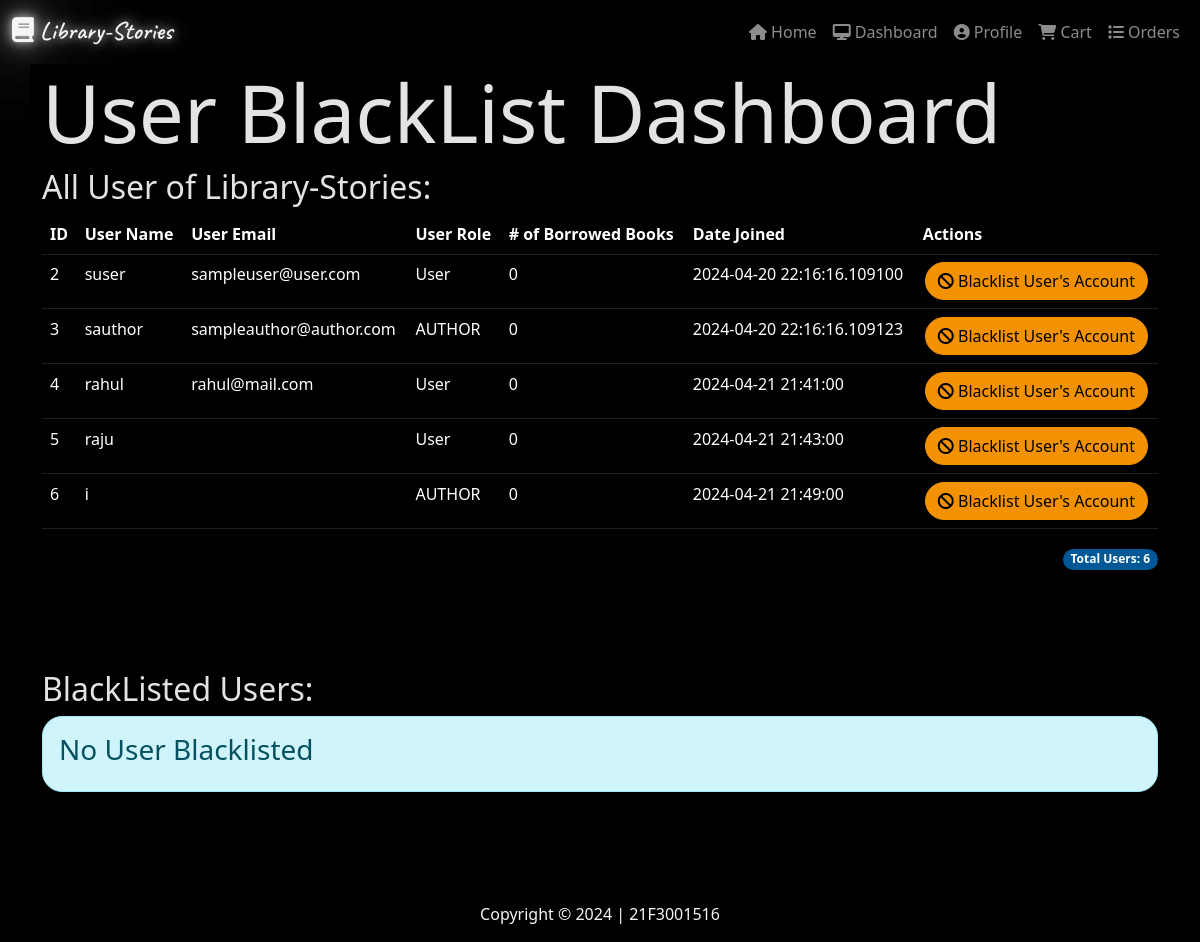
The page /admin/userlist (signed in) on the database its author committed.
### models.py (models this page shows)
class User(db.Model):
        id = db.Column(db.Integer, primary_key=True)
        username = db.Column(db.String(32), unique=True, nullable=False)
        name = db.Column(db.String(64), nullable=False)
        is_admin = db.Column(db.Boolean,nullable=False, default=False)
        is_author = db.Column(db.Boolean,nullable=False, default=False)
        passhash = db.Column(db.String(256), nullable=False)
        email = db.Column(db.String(128), nullable=True)
        bio = db.Column(db.String(256), nullable=True)
        role = db.Column(db.String(16), nullable=False, default='User')
        books_requested = db.Column(db.Integer, nullable=True, default=0)
        date_upgraded = db.Column(db.DateTime, nullable=True)
        date_joined = db.Column(db.DateTime, nullable=False, default=datetime.now())
        is_dark = db.Column(db.Boolean, nullable=False, default=False)
        books = db.relationship('BookAccess', back_populates='user', lazy=True, cascade='all, delete-orphan')
        author_books = db.relationship('author_book', backref='user', lazy=True, cascade='all, delete-orphan')
        reviews = db.relationship('review', backref='user', lazy=True, cascade='all, delete-orphan')
        blacklists = db.relationship('blacklist', backref='user', lazy=True, cascade='all, delete-orphan')
        carts = db.relationship('cart', backref='user', lazy=True, cascade='all, delete-orphan')
        wishlists = db.relationship('Wishlist', backref='user', lazy=True, cascade='all, delete-orphan')
        favorites = db.relationship('Favorite', backref='user', lazy=True, cascade='all, delete-orphan')

### routes.py (the view)
@app.route('/admin/userlist')
@admin_required
def user_list():
    userss = User.query.all()
    Blacklist = blacklist.query.filter_by(is_blacklisted=True).all()
    blacklisted_users = []
    for black in Blacklist:
        for user in userss:
            if user.id == black.user_id:
                blacklisted_users.append((user,black))
    Bookaccess = BookAccess.query.all()
    booksaccess = []
    for user in userss:
        user.books_requested = 0
        for access in Bookaccess:
            if access.user_id == user.id and user not in blacklisted_users:
                user.books_requested += 1
        booksaccess.append((user, user.books_requested))
    for i in Blacklist:
        for j in userss:
            if i.user_id == j.id:
                booksaccess.remove((j,j.books_requested))
                userss.remove(j)
    return render_template('admin/blacklist.html', users=userss, user=current_user(), Blacklist=blacklisted_users, Bookaccess=booksaccess)

### routes.py (called while the page is built)
def admin_required(f):
    @wraps(f)
    def inner(*args, **kwargs):
        if 'user_id' not in session:
            flash('Please Login to Continue')
            return redirect(url_for('login'))
        user = User.query.get(session['user_id'])
        if not user.is_admin:
            flash('You do not have the required permission to access this page')
            return redirect(url_for('index'))
        return f(*args, **kwargs)
    return inner

def current_user():
        user0 = User.query.get(session['user_id'])
        return user0

### templates/admin/blacklist.html (shortened to what this page needs)
{% extends 'layout.html' %}
{% block content %}
<h1 class="display-1">User BlackList Dashboard</h1>
<h2> All User of Library-Stories:</h2>
{% if users %}
<table class="table">
    <thead>
        <tr><div class="heads">
            <th>ID</th>
            <th>User Name</th>
            <th>User Email</th>
            <th>User Role</th>
            <th># of Borrowed Books</th>
            <th>Date Joined</th>
            <th>Actions</th></div>
        </tr>
    </thead>
    <tbody>
        {% for User in users %}
        <tr>
            {% if User not in Blacklist and not User.is_admin %}
                <td>{{ loop.index }}</td>
                <td>{{User.username}}</td>
                <td>{{User.email}}</td>
                <td>{{User.role}}</td>
            {% for bookuser in Bookaccess %}
                {% if bookuser[0] == User %}
                        <td>{{ bookuser[1] }}</td>
                {% endif %}
            {% endfor %}
            <td>{{User.date_joined}}</td>
            <td><div class="buttons">
                <a href="{{url_for('blacklist_user', user_id=User.id)}}" class="btn btn-primary" style="border-radius:30px">
                    <i class="fas fa-ban" aria-hidden="true"   ></i>
                    Blacklist User's Account
                </a>
                </div>
            </td>{% endif %}
        </tr>
        {% endfor %}
    </tbody>
</table>
<div class="totals" align="right">
    <span class="badge badge-pill" style="border-radius:30px;background:rgb(0, 88, 150)"> Total Users: {{ users|length }}</span>
</div>
{% else %}
<div class="alert alert-info" style="border-radius: 20px;">
    <h3>No Users Joined Yet</h3>
</div>
{% endif %}
<h2 style="margin-top:100px;">BlackListed Users:</h2>
{% if Blacklist %}
<table class="table">
    <thead>
        <tr><div class="heads">
            <th>ID</th>
            <th>User Name</th>
            <th>User Email</th>
            <th>Date BlackListed</th>
            <th>Blacklisted till</th>
            <th>Reason</th>
            <th>Actions</th></div>
        </tr>
    </thead>
    <tbody>
        {% for buser in Blacklist %}
        <tr>
            <td>{{ loop.index }}</td>
            <td>{{buser[0].username}}</td>
            <td>{{buser[0].email}}</td>
            <td>{{buser[1].blacklisted_at}}</td>
            <td>{{buser[1].blacklisted_till}}</td>
            <td>{{buser[1].reason}}</td>
            <td><div class="buttons">
                <form method="post" action="{{url_for('unblacklist_user',user_id=buser[0].id)}}">
                    <button type="submit" class="btn btn-info" style="border-radius:30px;">
                        <i class="fa fa-undo" aria-hidden="true"></i> Restore User
                    </button>
                </form>
                <a href="{{url_for('delete_user', user_id=buser[0].id)}}" class="btn btn-danger" style="border-radius:30px">
                    <i class="fas fa-trash" aria-hidden="true"   ></i>
                    Delete User's Account
                </a>
                </div>
            </td>
        </tr>
        {% endfor %}
    </tbody>
</table>
<div class="totals" align="right">
    <span class="badge badge-pill" style="border-radius:30px;background:rgb(0, 88, 150)"> Total Blacklisted Users: {{ Blacklist|length }}</span>
</div>
{% else %}
<div class="alert alert-info" style="border-radius: 20px;">
    <h3>No User Blacklisted</h3>
</div>
{% endif %}
{% endblock %}

### templates/admin/blacklist.html (style rules this page uses)
.buttons { display: flex; justify-content: space-around; }
.heads { justify-content: space-around; }

### templates/layout.html (style rules this page uses)
#body { background-color: #000000; color:whitesmoke }
.table { filter: invert(1); }

### rows shown on the page
User: username "suser", email "sampleuser@user.com", role "User", bookuser "0", date_joined "2024-04-20 22:16:16.109100"
User: username "sauthor", email "sampleauthor@author.com", role "AUTHOR", bookuser "0", date_joined "2024-04-20 22:16:16.109123"
User: username "rahul", email "rahul@mail.com", role "User", bookuser "0", date_joined "2024-04-21 21:41:00"
User: username "raju", role "User", bookuser "0", date_joined "2024-04-21 21:43:00"
User: username "i", role "AUTHOR", bookuser "0", date_joined "2024-04-21 21:49:00"

### other values the page prints
{{ users|length }} "6"
